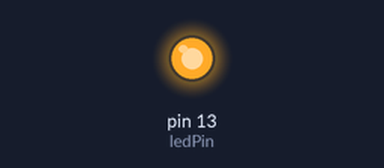
Bench run of a sketch on a simulated Arduino Uno, built with avr-gcc and run on an emulated ATmega328P. Parts: output pins drawn as LEDs (lit = HIGH).

Above: at 0.5 s.
At 15.9 s:
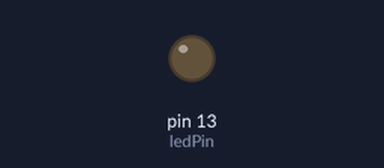
Timing chart, 0 to 22.1 s (numbered marks = the images above):
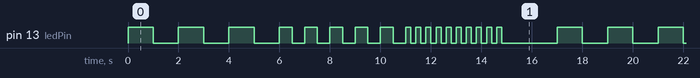

Measured:
- by itself, pin 13 (ledPin): moves between LOW and HIGH, repeating every 17.0 s
- by itself, everything shown: repeats every 17.0 s, in 36 steps

The sketch:

blinkenLED.ino
```cpp
/**
 * @file blinkenLED.ino
 * @brief LED blinking with multiple frequencies
 *
 * This sketch blinks an LED at different frequencies sequentially.
 * It demonstrates control of delay timing to create various blink patterns.
 */

/**
 * @brief Pin number where the LED is connected
 */
const int ledPin = 13;  ///< LED connected to digital pin 13

/**
 * @brief Initializes the LED pin as an output
 */
void setup() {
  // Set the LED pin as output
  pinMode(ledPin, OUTPUT);
}

/**
 * @brief Blinks the LED with the specified on/off delay and repetitions
 * @param delayTime Delay time in milliseconds between on and off states
 * @param repetitions Number of times the LED should blink
 */
void blinkPattern(int delayTime, int repetitions) {
  for (int i = 0; i < repetitions; i++) {
    digitalWrite(ledPin, HIGH);  // Turn the LED on
    delay(delayTime);            // Wait
    digitalWrite(ledPin, LOW);   // Turn the LED off
    delay(delayTime);            // Wait
  }
}

/**
 * @brief Main loop: executes multiple blink patterns in sequence
 */
void loop() {
  blinkPattern(1000, 3);  // Blink slowly (1 Hz) three times
  blinkPattern(500, 5);   // Blink at medium speed (2 Hz) five times
  blinkPattern(200, 10);  // Blink fast (5 Hz) ten times
  delay(2000);            // Wait before repeating the sequence
}
```
